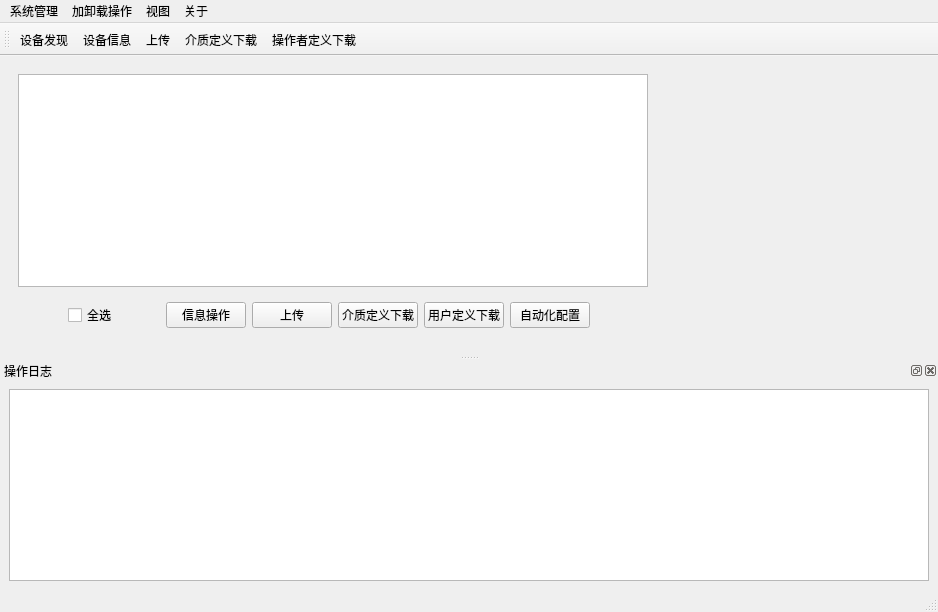
<?xml version="1.0" encoding="UTF-8"?>
<ui version="4.0">
 <class>MainWindow</class>
 <widget class="QMainWindow" name="MainWindow">
  <property name="geometry">
   <rect>
    <x>0</x>
    <y>0</y>
    <width>938</width>
    <height>612</height>
   </rect>
  </property>
  <property name="windowTitle">
   <string>MainWindow</string>
  </property>
  <property name="windowIcon">
   <iconset>
    <normalon>:/Image/main.png</normalon>
   </iconset>
  </property>
  <widget class="QWidget" name="centralwidget">
   <layout class="QHBoxLayout" name="horizontalLayout">
    <item>
     <widget class="QWidget" name="widget" native="true">
      <property name="minimumSize">
       <size>
        <width>640</width>
        <height>0</height>
       </size>
      </property>
      <property name="maximumSize">
       <size>
        <width>400</width>
        <height>16777215</height>
       </size>
      </property>
      <layout class="QVBoxLayout" name="verticalLayout">
       <item>
        <widget class="QListWidget" name="deviceListWidget">
         <property name="minimumSize">
          <size>
           <width>630</width>
           <height>0</height>
          </size>
         </property>
         <property name="maximumSize">
          <size>
           <width>16777215</width>
           <height>16777215</height>
          </size>
         </property>
        </widget>
       </item>
       <item>
        <widget class="QWidget" name="widget_2" native="true">
         <layout class="QHBoxLayout" name="horizontalLayout_2">
          <item>
           <spacer name="horizontalSpacer_3">
            <property name="orientation">
             <enum>Qt::Horizontal</enum>
            </property>
            <property name="sizeHint" stdset="0">
             <size>
              <width>70</width>
              <height>20</height>
             </size>
            </property>
           </spacer>
          </item>
          <item>
           <widget class="QCheckBox" name="selectALLOrNotCheckBox">
            <property name="text">
             <string>全选</string>
            </property>
           </widget>
          </item>
          <item>
           <spacer name="horizontalSpacer_2">
            <property name="orientation">
             <enum>Qt::Horizontal</enum>
            </property>
            <property name="sizeHint" stdset="0">
             <size>
              <width>71</width>
              <height>20</height>
             </size>
            </property>
           </spacer>
          </item>
          <item>
           <widget class="QPushButton" name="informationPushBtn">
            <property name="text">
             <string>信息操作</string>
            </property>
           </widget>
          </item>
          <item>
           <widget class="QPushButton" name="uploadPushButton">
            <property name="enabled">
             <bool>true</bool>
            </property>
            <property name="sizePolicy">
             <sizepolicy hsizetype="Expanding" vsizetype="Fixed">
              <horstretch>0</horstretch>
              <verstretch>0</verstretch>
             </sizepolicy>
            </property>
            <property name="text">
             <string>上传</string>
            </property>
           </widget>
          </item>
          <item>
           <widget class="QPushButton" name="mediaDownloadPushBtn">
            <property name="text">
             <string>介质定义下载</string>
            </property>
           </widget>
          </item>
          <item>
           <widget class="QPushButton" name="operatorDownloadPushBtn">
            <property name="text">
             <string>用户定义下载</string>
            </property>
           </widget>
          </item>
          <item>
           <widget class="QPushButton" name="autoConfigBtn">
            <property name="text">
             <string>自动化配置</string>
            </property>
           </widget>
          </item>
          <item>
           <spacer name="horizontalSpacer_4">
            <property name="orientation">
             <enum>Qt::Horizontal</enum>
            </property>
            <property name="sizeHint" stdset="0">
             <size>
              <width>70</width>
              <height>20</height>
             </size>
            </property>
           </spacer>
          </item>
         </layout>
        </widget>
       </item>
      </layout>
     </widget>
    </item>
    <item>
     <spacer name="horizontalSpacer">
      <property name="orientation">
       <enum>Qt::Horizontal</enum>
      </property>
      <property name="sizeType">
       <enum>QSizePolicy::Fixed</enum>
      </property>
      <property name="sizeHint" stdset="0">
       <size>
        <width>40</width>
        <height>20</height>
       </size>
      </property>
     </spacer>
    </item>
    <item>
     <widget class="QWidget" name="infoWidget" native="true">
      <layout class="QVBoxLayout" name="verticalLayout_2">
       <item>
        <widget class="QWidget" name="operationWidget" native="true"/>
       </item>
      </layout>
     </widget>
    </item>
   </layout>
  </widget>
  <widget class="QMenuBar" name="menubar">
   <property name="geometry">
    <rect>
     <x>0</x>
     <y>0</y>
     <width>938</width>
     <height>21</height>
    </rect>
   </property>
   <widget class="QMenu" name="menu">
    <property name="title">
     <string>系统管理</string>
    </property>
    <addaction name="actionArgsConfig"/>
    <addaction name="actionExit"/>
   </widget>
   <widget class="QMenu" name="menu_2">
    <property name="title">
     <string>加卸载操作</string>
    </property>
    <addaction name="actionFindOp"/>
    <addaction name="actionInformationOp"/>
    <addaction name="actionUploadOp"/>
    <addaction name="actionMediaDownloadOp"/>
    <addaction name="actionOperatorDownloadOp"/>
    <addaction name="actionAbortOp"/>
   </widget>
   <widget class="QMenu" name="menu_3">
    <property name="title">
     <string>视图</string>
    </property>
    <addaction name="actionMainWindow"/>
    <addaction name="actionSysLog"/>
   </widget>
   <widget class="QMenu" name="menu_4">
    <property name="title">
     <string>关于</string>
    </property>
    <addaction name="actionToolVersion"/>
   </widget>
   <addaction name="menu"/>
   <addaction name="menu_2"/>
   <addaction name="menu_3"/>
   <addaction name="menu_4"/>
  </widget>
  <widget class="QStatusBar" name="statusbar"/>
  <widget class="QToolBar" name="toolBar">
   <property name="windowTitle">
    <string>toolBar</string>
   </property>
   <attribute name="toolBarArea">
    <enum>TopToolBarArea</enum>
   </attribute>
   <attribute name="toolBarBreak">
    <bool>false</bool>
   </attribute>
   <addaction name="actionFindOp"/>
   <addaction name="actionInformationOp"/>
   <addaction name="actionUploadOp"/>
   <addaction name="actionMediaDownloadOp"/>
   <addaction name="actionOperatorDownloadOp"/>
  </widget>
  <widget class="QDockWidget" name="logDockWidget">
   <property name="minimumSize">
    <size>
     <width>109</width>
     <height>150</height>
    </size>
   </property>
   <property name="maximumSize">
    <size>
     <width>524287</width>
     <height>524287</height>
    </size>
   </property>
   <property name="windowTitle">
    <string>操作日志</string>
   </property>
   <attribute name="dockWidgetArea">
    <number>8</number>
   </attribute>
   <widget class="QWidget" name="dockWidgetContents">
    <layout class="QHBoxLayout" name="horizontalLayout_3">
     <item>
      <widget class="QTextBrowser" name="logTextBrowser"/>
     </item>
    </layout>
   </widget>
  </widget>
  <action name="actionArgsConfig">
   <property name="icon">
    <iconset resource="icons.qrc">
     <normaloff>:/Image/setting.png</normaloff>:/Image/setting.png</iconset>
   </property>
   <property name="text">
    <string>自动化配置</string>
   </property>
  </action>
  <action name="actionExit">
   <property name="icon">
    <iconset resource="icons.qrc">
     <normaloff>:/Image/exit.png</normaloff>:/Image/exit.png</iconset>
   </property>
   <property name="text">
    <string>退出</string>
   </property>
  </action>
  <action name="actionFindOp">
   <property name="icon">
    <iconset resource="icons.qrc">
     <normaloff>:/Image/find.png</normaloff>:/Image/find.png</iconset>
   </property>
   <property name="text">
    <string>设备发现</string>
   </property>
  </action>
  <action name="actionInformationOp">
   <property name="icon">
    <iconset resource="icons.qrc">
     <normaloff>:/Image/Information.png</normaloff>:/Image/Information.png</iconset>
   </property>
   <property name="text">
    <string>设备信息</string>
   </property>
  </action>
  <action name="actionUploadOp">
   <property name="icon">
    <iconset resource="icons.qrc">
     <normaloff>:/Image/upload.png</normaloff>:/Image/upload.png</iconset>
   </property>
   <property name="text">
    <string>上传</string>
   </property>
  </action>
  <action name="actionMediaDownloadOp">
   <property name="icon">
    <iconset resource="icons.qrc">
     <normaloff>:/Image/download1.png</normaloff>:/Image/download1.png</iconset>
   </property>
   <property name="text">
    <string>介质定义下载</string>
   </property>
   <property name="visible">
    <bool>true</bool>
   </property>
  </action>
  <action name="actionOperatorDownloadOp">
   <property name="icon">
    <iconset resource="icons.qrc">
     <normaloff>:/Image/download2.png</normaloff>:/Image/download2.png</iconset>
   </property>
   <property name="text">
    <string>操作者定义下载</string>
   </property>
  </action>
  <action name="actionMainWindow">
   <property name="text">
    <string>主界面</string>
   </property>
  </action>
  <action name="actionSysLog">
   <property name="text">
    <string>系统日志</string>
   </property>
  </action>
  <action name="actionToolVersion">
   <property name="text">
    <string>工具说明</string>
   </property>
  </action>
  <action name="actionAbortOp">
   <property name="enabled">
    <bool>false</bool>
   </property>
   <property name="text">
    <string>AbortOp</string>
   </property>
   <property name="visible">
    <bool>false</bool>
   </property>
  </action>
 </widget>
 <resources>
  <include location="icons.qrc"/>
 </resources>
 <connections/>
</ui>
